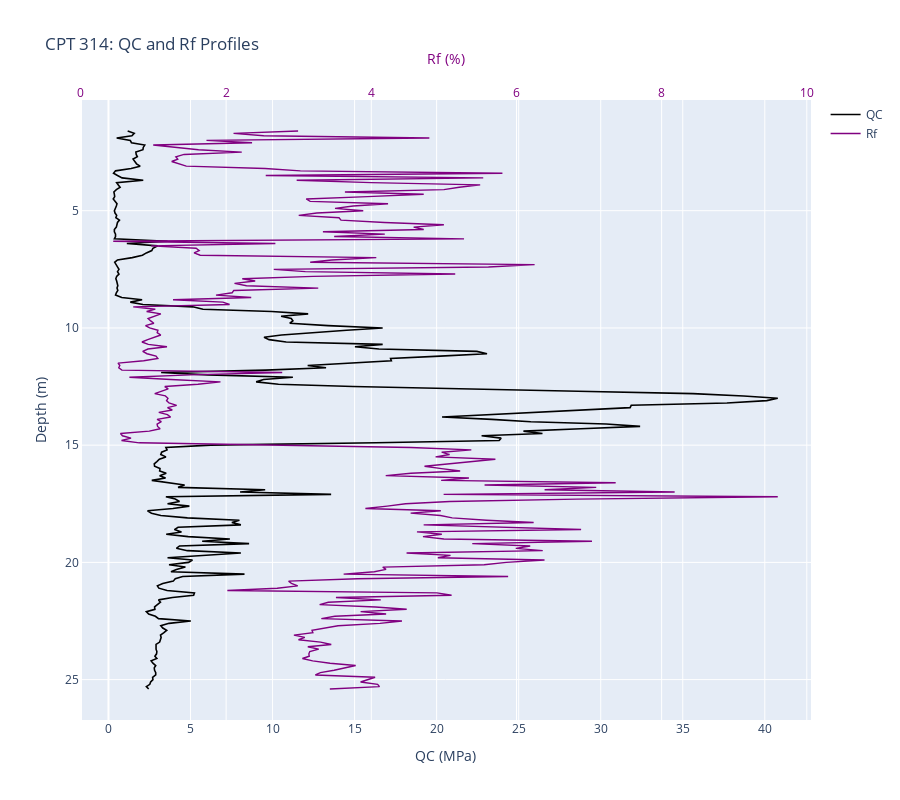

The code cell stored with this chart in its notebook:
### Code cell
# Replicating the logic from app.py
fig = go.Figure()

# Layout setup
layout_axes = {}
start = 0
end = 1.0 # Full width for single plot

axis_idx = 1
base_axis_name = 'xaxis'
base_axis_ref = 'x'

rf_idx = 2 # unique axis id for the Rf overlay
rf_axis_name = f'xaxis{rf_idx}'
rf_axis_ref = f'x{rf_idx}'

y_axis_name = 'yaxis'
y_axis_ref = 'y'

# QC trace
fig.add_trace(go.Scatter(
    x=cpt_raw['qc'], y=cpt_raw['diepte'], mode='lines',
    name='QC', line=dict(color='black', width=1.6),
    xaxis=base_axis_ref, yaxis=y_axis_ref
))

# Rf trace (top axis)
fig.add_trace(go.Scatter(
    x=cpt_raw['rf'], y=cpt_raw['diepte'], mode='lines',
    name='Rf', line=dict(color='purple', width=1.4),
    xaxis=rf_axis_ref, yaxis=y_axis_ref
))

# Axis layouts
qc_min = cpt_raw['qc'].min()
qc_max = cpt_raw['qc'].max()
rf_min = cpt_raw['rf'].min()
rf_max = cpt_raw['rf'].max()

# Add 5% padding
qc_range = [qc_min - (qc_max-qc_min)*0.05, qc_max + (qc_max-qc_min)*0.05]
rf_range = [rf_min - (rf_max-rf_min)*0.05, rf_max + (rf_max-rf_min)*0.05]

layout_axes[base_axis_name] = dict(
    domain=[start, end], 
    anchor=y_axis_ref, 
    title='QC (MPa)',
    range=qc_range
)
layout_axes[rf_axis_name] = dict(
    domain=[start, end], 
    anchor=y_axis_ref,
    overlaying=base_axis_ref, 
    side='top',
    title=dict(text='Rf (%)', font=dict(color='purple')), 
    tickfont=dict(color='purple'),
    range=rf_range
)
layout_axes[y_axis_name] = dict(
    domain=[0, 1], 
    title='Depth (m)', 
    autorange='reversed', 
    anchor=base_axis_ref
)

fig.update_layout(**layout_axes)
fig.update_layout(title=f'CPT {sondering_id}: QC and Rf Profiles', showlegend=True, height=800)

fig.show()

### Figure 1 — Plotly figure (JSON) as saved in the notebook; plotly's stock layout.template omitted (floating-point values rounded to 4 significant figures; data arrays with more than 128 entries replaced by an {"elided": "..."} marker saying what was removed)
{"data": [{"line": {"color": "black", "width": 1.6}, "mode": "lines", "name": "QC", "type": "scatter", "x": {"elided": "239 float values"}, "xaxis": "x", "y": {"elided": "239 float values"}, "yaxis": "y"}, {"line": {"color": "purple", "width": 1.4}, "mode": "lines", "name": "Rf", "type": "scatter", "x": {"elided": "239 float values"}, "xaxis": "x2", "y": {"elided": "239 float values"}, "yaxis": "y"}], "layout": {"height": 800, "showlegend": true, "title": {"text": "CPT 314: QC and Rf Profiles"}, "xaxis": {"anchor": "y", "domain": [0, 1], "range": [-1.735, 42.81], "title": {"text": "QC (MPa)"}}, "xaxis2": {"anchor": "y", "domain": [0, 1], "overlaying": "x", "range": [-0.01333, 10.06], "side": "top", "tickfont": {"color": "purple"}, "title": {"font": {"color": "purple"}, "text": "Rf (%)"}}, "yaxis": {"anchor": "x", "autorange": "reversed", "domain": [0, 1], "title": {"text": "Depth (m)"}}}}
